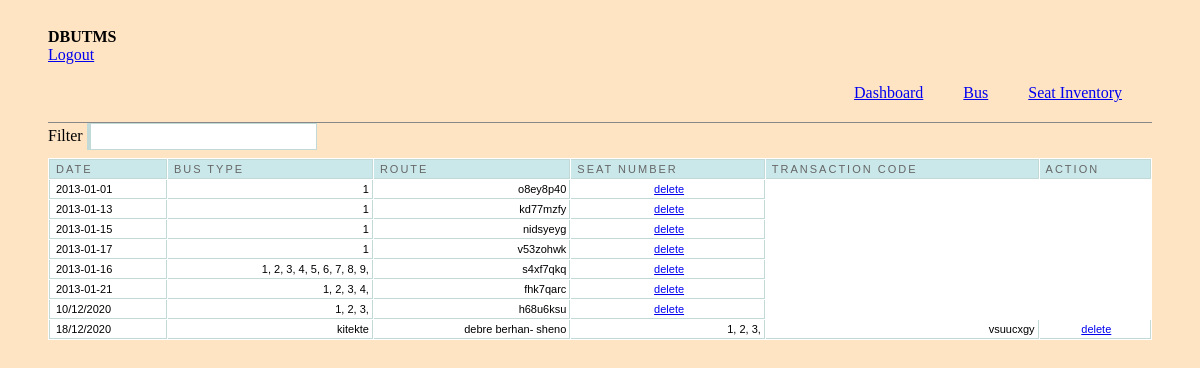
Page /admin/setinventory.php (signed in) on the committed database.
### tables this page shows
CREATE TABLE `reserve` (
  `id` int(11) NOT NULL,
  `date` varchar(11) NOT NULL,
  `bus` varchar(11) NOT NULL,
  `seat_reserve` varchar(11) NOT NULL,
  `transactionnum` varchar(10) NOT NULL,
  `seat` varchar(100) NOT NULL
);

CREATE TABLE `route` (
  `id` int(11) NOT NULL,
  `route` varchar(300) NOT NULL,
  `price` varchar(30) NOT NULL,
  `numseats` int(30) NOT NULL,
  `type` varchar(300) NOT NULL,
  `time` time NOT NULL
);

### admin/setinventory.php (the view, shortened to what this page needs)
<html>
<head>
<link rel="stylesheet" href="febe/style.css" type="text/css" media="screen" charset="utf-8">
<link href="src/facebox.css" media="screen" rel="stylesheet" type="text/css" />
</head>
<body>
	<div id="container">
		<div id="adminbar-outer" class="radius-bottom">
			<div id="adminbar" class="radius-bottom">
				<div id="details">
					<div class="tcenter">
					<strong><b>DBUTMS</b></strong>
					<br>
					<a class="alightred" href="../index.html">Logout</a>
					</div>
				</div>
			</div>
		</div>
		<div id="panel-outer" class="radius" style="opacity: 1;">
			<div id="panel" class="radius">
				<ul class="radius-top clearfix" id="main-menu">
					<li>
						<a href="dashboard.php">
							<span>Dashboard</span>
						</a>
					</li>
					<li>
						<a href="route.php">
							<span>Bus</span>
						</a>
					</li>
					<li>
						<a class="active" href="setinventory.php">
							<span>Seat Inventory</span>
						</a>
					</li>
				</ul>
				<div id="content" class="clearfix">
					<label for="filter">Filter</label> <input type="text" name="filter" value="" id="filter" />
					<table cellpadding="1" cellspacing="1" id="resultTable">
						<thead>
							<tr>
								<th  style="border-left: 1px solid #C1DAD7"> Date </th>
								<th> Bus Type </th>
								<th> Route </th>
								<th> Seat Number </th>
								<th> Transaction Code </th>
								<th> Action </th>
							</tr>
						</thead>
						<tbody>
						<?php
							include('../db.php');
							$result = mysqli_query($conn,"SELECT * FROM reserve");
							while($row = mysqli_fetch_array($result))
								{
									echo '<tr class="record">';
									echo '<td style="border-left: 1px solid #C1DAD7;">'.$row['date'].'</td>';
									$rrad=$row['bus'];
									$results = mysqli_query($conn,"SELECT * FROM route WHERE id='$rrad'");
									while($rows = mysqli_fetch_array($results))
										{
									echo '<td><div align="right">'.$rows['type'].'</div></td>';
									echo '<td><div align="right">'.$rows['route'].'</div></td>';
										}
									echo '<td><div align="right">'.$row['seat'].'</div></td>';
									echo '<td><div align="right">'.$row['transactionnum'].'</div></td>';
									echo '<td><div align="center"><a href="#" id="'.$row['id'].'" class="delbutton" title="Click To Delete">delete</a></div></td>';
									echo '</tr>';
								}
							?>
						</tbody>
					</table>
				</div>
			</div>
		</div>
	</div>
</body>
</html>

### admin/febe/style.css (style rules this page uses)
#resultTable { background-color: white; margin-top: 8px; width: 100%; color:#000000; }
#resultTable th.sortable { background: url("bg_header.jpg") no-repeat scroll 0 0 #CAE8EA; border-bottom: 1px solid #C1DAD7; border-right: 1px solid #C1DAD7; border-top: 1px solid #C1DAD7; color: #4F6B72; font: normal 11px "Trebuchet MS",Verdana,Arial,Helvetica,sans-serif; letter-spacing: 2px; padding: 3px 3px 3px 6px; text-align: left; text-transform: uppercase; color: #666; cursor: pointer; text-decoration: none; }
#resultTable th { background: url("bg_header.jpg") no-repeat scroll 0 0 #CAE8EA; border-bottom: 1px solid #C1DAD7; border-right: 1px solid #C1DAD7; border-top: 1px solid #C1DAD7; color: #4F6B72; font: normal 11px "Trebuchet MS",Verdana,Arial,Helvetica,sans-serif; letter-spacing: 2px; padding: 3px 3px 3px 6px; text-align: left; text-transform: uppercase; color: #666; cursor: pointer; text-decoration: none; }
#resultTable td { border-bottom: 1px solid #C1DAD7; border-right: 1px solid #C1DAD7; padding: 3px 3px 3px 6px; font: normal 11px "Trebuchet MS",Verdana,Arial,Helvetica,sans-serif; }
#resultTable td.odd { font: normal 11px "Trebuchet MS",Verdana,Arial,Helvetica,sans-serif; }
#filter { width: 230px; border: 1px solid #C1DAD7; border-left: 4px solid #C1DAD7; padding:5px; background-image:url('../images/filter.gif'); background-repeat:no-repeat; background-position: 3px 5px; padding-left:20px; }
.clearfix { clear:both; }

### admin/setinventory.php (style rules this page uses)
body { background-color: bisque; padding: 20px 40px; }
ul#main-menu { border-bottom: 1px solid #888888; list-style: none outside none; margin: 0; padding: 0 10px; display : flex; justify-content: end; text-decoration: none; }
ul#main-menu { border-bottom: 1px solid #888888; list-style: none outside none; margin: 0; padding: 0 10px; }
li { display : inline; margin : 20px; }

### rows in the picture
reserve: date "2013-01-01", seat "1", transactionnum "o8ey8p40"
reserve: date "2013-01-13", seat "1", transactionnum "kd77mzfy"
reserve: date "2013-01-15", seat "1", transactionnum "nidsyeyg"
reserve: date "2013-01-17", seat "1", transactionnum "v53zohwk"
reserve: date "2013-01-16", seat "1, 2, 3, 4, 5, 6, 7, 8, 9,", transactionnum "s4xf7qkq"
reserve: date "2013-01-21", seat "1, 2, 3, 4,", transactionnum "fhk7qarc"
reserve: date "10/12/2020", seat "1, 2, 3,", transactionnum "h68u6ksu"
reserve: date "18/12/2020", seat "1, 2, 3,", transactionnum "vsuucxgy"
route: type "kitekte", route "debre berhan- sheno"
